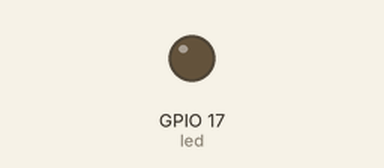
The program below on a simulated Raspberry Pi (BCM pin numbers). On the bench: output pins drawn as LEDs (lit = HIGH).

Above: at 0.05 s.
At 1.5 s:
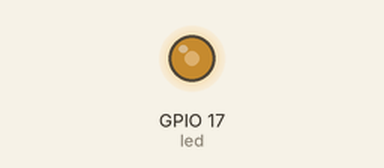
At 3.0 s:
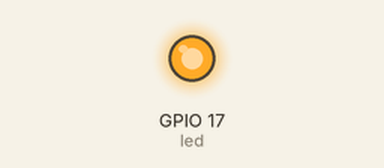
Timing chart, 0 to 6.9 s (numbered marks = the images above):
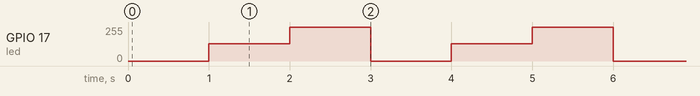

Measured:
- by itself, GPIO 17 (led): repeats every 3.0 s: 255/255 1.0 s, 0/255 1.0 s, 128/255 1.0 s

The program:

pwm01.py
```python
from gpiozero import PWMLED
from time import sleep

led = PWMLED(17)

try:
    while True:
        led.value = 0  # off
        sleep(1)
        led.value = 0.5  # half brightness
        sleep(1)
        led.value = 1  # full brightness
        sleep(1)
except KeyboardInterrupt:
    led.close()
    print("\nprogram exit")
```
